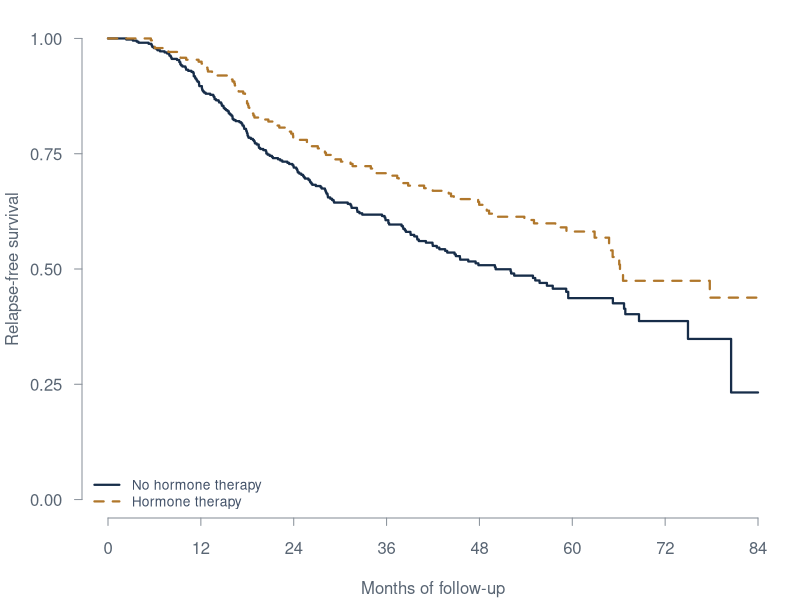

Write R code to recreate this figure.
# Reproduce the cover figure from the supplied German breast cancer data.
library(survival)
gbc <- read.table("data/gbc.txt", header = TRUE)
gbc <- gbc[order(gbc$id, gbc$time), ]
first_event <- gbc[!duplicated(gbc$id), ]
fit <- survfit(Surv(time, status > 0) ~ hormone, data = first_event)
svg("images/cover-survival.svg", width = 5.2, height = 4.1, bg = "transparent", pointsize = 13)
par(mar = c(4.1, 4.1, 1, .8), fg = "#89919a", col.axis = "#596573", col.lab = "#596573", family = "sans")
plot(fit, col = c("#172d49", "#b0772b"), lty = c(1, 2), lwd = 2.2,
     conf.int = FALSE, mark.time = FALSE, xlim = c(0, 84), ylim = c(0, 1),
     xlab = "Months of follow-up", ylab = "Relapse-free survival", axes = FALSE)
axis(1, at = seq(0, 84, 12), tck = -.015)
axis(2, at = seq(0, 1, .25), las = 1, tck = -.015)
legend("bottomleft", c("No hormone therapy", "Hormone therapy"),
       col = c("#172d49", "#b0772b"), lty = c(1, 2), lwd = 2.2,
       bty = "n", cex = .83, text.col = "#425168")
invisible(dev.off())
